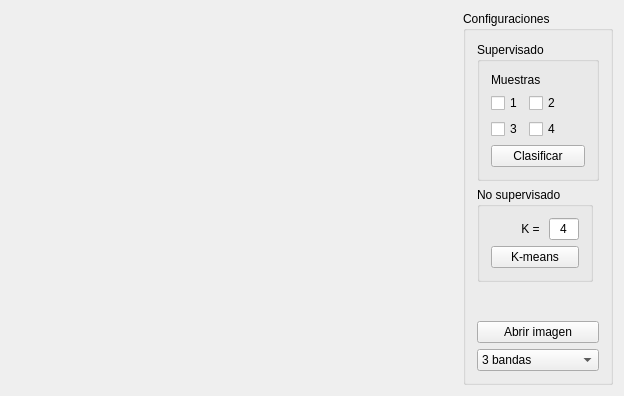
<?xml version="1.0" encoding="UTF-8"?>
<ui version="4.0">
 <class>Principal</class>
 <widget class="QWidget" name="Principal">
  <property name="geometry">
   <rect>
    <x>0</x>
    <y>0</y>
    <width>624</width>
    <height>396</height>
   </rect>
  </property>
  <property name="windowTitle">
   <string>Principal</string>
  </property>
  <layout class="QGridLayout" name="gridLayout">
   <item row="0" column="0">
    <spacer name="horizontalSpacer">
     <property name="orientation">
      <enum>Qt::Horizontal</enum>
     </property>
     <property name="sizeHint" stdset="0">
      <size>
       <width>40</width>
       <height>20</height>
      </size>
     </property>
    </spacer>
   </item>
   <item row="0" column="1">
    <widget class="QGroupBox" name="gbConfig">
     <property name="maximumSize">
      <size>
       <width>150</width>
       <height>16777215</height>
      </size>
     </property>
     <property name="title">
      <string>Configuraciones</string>
     </property>
     <layout class="QGridLayout" name="gridLayout_2">
      <item row="0" column="0" colspan="2">
       <widget class="QGroupBox" name="gbSupervisado">
        <property name="title">
         <string>Supervisado</string>
        </property>
        <layout class="QGridLayout" name="gridLayout_3">
         <item row="2" column="0">
          <widget class="QCheckBox" name="cbClasif3">
           <property name="text">
            <string>3</string>
           </property>
          </widget>
         </item>
         <item row="0" column="0" colspan="3">
          <widget class="QLabel" name="lClasif">
           <property name="text">
            <string>Muestras</string>
           </property>
          </widget>
         </item>
         <item row="1" column="0">
          <widget class="QCheckBox" name="cbClasif1">
           <property name="text">
            <string>1</string>
           </property>
          </widget>
         </item>
         <item row="1" column="1">
          <widget class="QCheckBox" name="cbClasif2">
           <property name="text">
            <string>2</string>
           </property>
          </widget>
         </item>
         <item row="2" column="1">
          <widget class="QCheckBox" name="cbClasif4">
           <property name="text">
            <string>4</string>
           </property>
          </widget>
         </item>
         <item row="3" column="0" colspan="3">
          <widget class="QPushButton" name="pbSupervisado">
           <property name="text">
            <string>Clasificar</string>
           </property>
          </widget>
         </item>
        </layout>
       </widget>
      </item>
      <item row="10" column="0" colspan="2">
       <widget class="QPushButton" name="pbAbrir">
        <property name="text">
         <string>Abrir imagen</string>
        </property>
       </widget>
      </item>
      <item row="1" column="0">
       <widget class="QGroupBox" name="gbNoSupervisado">
        <property name="title">
         <string>No supervisado</string>
        </property>
        <layout class="QGridLayout" name="gridLayout_4">
         <item row="1" column="0" colspan="2">
          <widget class="QPushButton" name="pbKmeans">
           <property name="text">
            <string>K-means</string>
           </property>
          </widget>
         </item>
         <item row="0" column="1">
          <widget class="QLineEdit" name="leClusters">
           <property name="maximumSize">
            <size>
             <width>30</width>
             <height>16777215</height>
            </size>
           </property>
           <property name="text">
            <string>4</string>
           </property>
           <property name="alignment">
            <set>Qt::AlignCenter</set>
           </property>
          </widget>
         </item>
         <item row="0" column="0">
          <widget class="QLabel" name="lClusters">
           <property name="text">
            <string>K = </string>
           </property>
           <property name="alignment">
            <set>Qt::AlignRight|Qt::AlignTrailing|Qt::AlignVCenter</set>
           </property>
          </widget>
         </item>
        </layout>
       </widget>
      </item>
      <item row="2" column="0">
       <widget class="Logo" name="logo" native="true"/>
      </item>
      <item row="11" column="0" colspan="2">
       <widget class="QComboBox" name="cbBandas">
        <item>
         <property name="text">
          <string>3 bandas</string>
         </property>
        </item>
        <item>
         <property name="text">
          <string>Banda 1</string>
         </property>
        </item>
        <item>
         <property name="text">
          <string>Banda 2</string>
         </property>
        </item>
        <item>
         <property name="text">
          <string>Banda 3</string>
         </property>
        </item>
        <item>
         <property name="text">
          <string/>
         </property>
        </item>
       </widget>
      </item>
     </layout>
    </widget>
   </item>
  </layout>
 </widget>
 <layoutdefault spacing="6" margin="11"/>
 <customwidgets>
  <customwidget>
   <class>Logo</class>
   <extends>QWidget</extends>
   <header>logo.h</header>
   <container>1</container>
  </customwidget>
 </customwidgets>
 <resources/>
 <connections/>
</ui>
